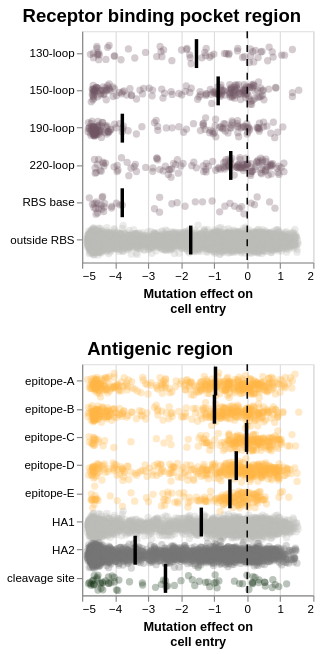

Notebook cell for this chart:
### Code cell
(rbs_combined_chart & epitope_combined_chart).resolve_scale(
    color='independent'
)

### Figure 1 — Vega-Lite specification as saved in the notebook (floating-point values rounded to 4 significant figures; data arrays with more than 128 entries replaced by an {"elided": "..."} marker saying what was removed)
{"config": {"view": {"continuousWidth": 300, "continuousHeight": 300}}, "vconcat": [{"concat": [{"layer": [{"data": {"name": "data-3cd7b177ecdcd6dffd745a5df573ec37"}, "mark": {"type": "circle", "opacity": 0.3, "size": 40, "stroke": null, "strokeWidth": 0}, "encoding": {"color": {"field": "rbs_region", "legend": null, "scale": {"domain": ["outside RBS", "130-loop", "150-loop", "190-loop", "220-loop", "RBS base"], "range": ["#bdbebb", "#725663", "#725663", "#725663", "#725663", "#725663"]}, "type": "nominal"}, "tooltip": [{"field": "site", "type": "nominal"}, {"field": "wildtype", "type": "nominal"}, {"field": "mutant", "type": "nominal"}, {"field": "effect", "type": "quantitative"}], "x": {"field": "effect", "title": ["Mutation effect on", "cell entry"], "type": "quantitative"}, "y": {"field": "rbs_region", "title": null, "type": "nominal"}, "yOffset": {"field": "jitter", "type": "quantitative"}}, "transform": [{"calculate": "sqrt(-2*log(random()))*cos(2*PI*random())", "as": "jitter"}]}, {"data": {"name": "data-3cd7b177ecdcd6dffd745a5df573ec37"}, "mark": {"type": "tick", "color": "black", "size": 25, "thickness": 3}, "encoding": {"x": {"aggregate": "median", "field": "effect", "type": "quantitative"}, "y": {"field": "rbs_region", "type": "nominal"}}}, {"data": {"name": "empty"}, "mark": {"type": "rule", "color": "black", "opacity": 1.0, "size": 1.25, "strokeDash": [6, 6]}, "encoding": {"x": {"datum": 0}}}], "height": 200, "width": 200}], "resolve": {"scale": {"y": "shared"}}, "spacing": 10, "title": {"text": "Receptor binding pocket region", "anchor": "middle", "fontSize": 16, "fontWeight": "bold"}}, {"concat": [{"layer": [{"data": {"name": "data-3cd7b177ecdcd6dffd745a5df573ec37"}, "mark": {"type": "circle", "opacity": 0.3, "size": 40, "stroke": null, "strokeWidth": 0}, "encoding": {"color": {"field": "region", "legend": null, "scale": {"domain": ["epitope-A", "epitope-B", "epitope-C", "epitope-D", "epitope-E", "HA1", "HA2", "cleavage site"], "range": ["#FFB547", "#FFB547", "#FFB547", "#FFB547", "#FFB547", "#bdbebb", "#767676", "#1A391A"]}, "type": "nominal"}, "tooltip": [{"field": "site", "type": "nominal"}, {"field": "wildtype", "type": "nominal"}, {"field": "mutant", "type": "nominal"}, {"field": "effect", "type": "quantitative"}], "x": {"field": "effect", "title": ["Mutation effect on", "cell entry"], "type": "quantitative"}, "y": {"field": "region", "sort": ["epitope-A", "epitope-B", "epitope-C", "epitope-D", "epitope-E", "HA1", "HA2", "cleavage site"], "title": null, "type": "nominal"}, "yOffset": {"field": "jitter", "type": "quantitative"}}, "transform": [{"calculate": "sqrt(-2*log(random()))*cos(2*PI*random())", "as": "jitter"}]}, {"data": {"name": "data-3cd7b177ecdcd6dffd745a5df573ec37"}, "mark": {"type": "tick", "color": "black", "size": 25, "thickness": 3}, "encoding": {"x": {"aggregate": "median", "field": "effect", "type": "quantitative"}, "y": {"field": "region", "sort": ["epitope-A", "epitope-B", "epitope-C", "epitope-D", "epitope-E", "HA1", "HA2", "cleavage site"], "type": "nominal"}}}, {"data": {"name": "empty"}, "mark": {"type": "rule", "color": "black", "opacity": 1.0, "size": 1.25, "strokeDash": [6, 6]}, "encoding": {"x": {"datum": 0}}}], "height": 200, "width": 200}], "resolve": {"scale": {"y": "shared"}}, "spacing": 10, "title": {"text": "Antigenic region", "anchor": "middle", "fontSize": 16, "fontWeight": "bold"}}], "resolve": {"scale": {"color": "independent"}}, "$schema": "https://vega.github.io/schema/vega-lite/v5.20.1.json", "datasets": {"data-3cd7b177ecdcd6dffd745a5df573ec37": {"elided": "8197 records"}, "empty": [{}]}}
